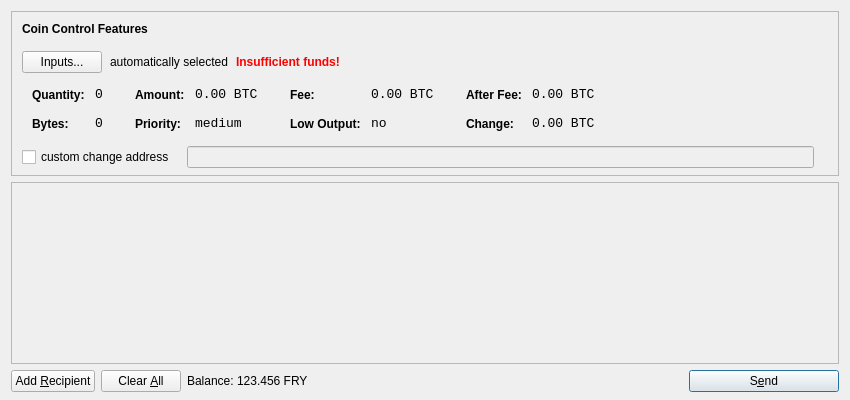
<?xml version="1.0" encoding="UTF-8"?>
<ui version="4.0">
 <class>SendCoinsDialog</class>
 <widget class="QDialog" name="SendCoinsDialog">
  <property name="geometry">
   <rect>
    <x>0</x>
    <y>0</y>
    <width>850</width>
    <height>400</height>
   </rect>
  </property>
  <property name="windowTitle">
   <string>Send Coins</string>
  </property>
  <layout class="QVBoxLayout" name="verticalLayout" stretch="0,1,0">
   <property name="bottomMargin">
    <number>8</number>
   </property>
   <item>
    <widget class="QFrame" name="frameCoinControl">
     <property name="sizePolicy">
      <sizepolicy hsizetype="Expanding" vsizetype="Expanding">
       <horstretch>0</horstretch>
       <verstretch>0</verstretch>
      </sizepolicy>
     </property>
     <property name="maximumSize">
      <size>
       <width>16777215</width>
       <height>16777215</height>
      </size>
     </property>
     <property name="frameShape">
      <enum>QFrame::StyledPanel</enum>
     </property>
     <property name="frameShadow">
      <enum>QFrame::Sunken</enum>
     </property>
     <layout class="QVBoxLayout" name="verticalLayoutCoinControl2">
      <property name="spacing">
       <number>-1</number>
      </property>
      <property name="leftMargin">
       <number>0</number>
      </property>
      <property name="topMargin">
       <number>0</number>
      </property>
      <property name="rightMargin">
       <number>0</number>
      </property>
      <property name="bottomMargin">
       <number>6</number>
      </property>
      <item>
       <layout class="QVBoxLayout" name="verticalLayoutCoinControl" stretch="0,0,0,0,1">
        <property name="spacing">
         <number>0</number>
        </property>
        <property name="leftMargin">
         <number>10</number>
        </property>
        <property name="topMargin">
         <number>10</number>
        </property>
        <item>
         <layout class="QHBoxLayout" name="horizontalLayoutCoinControl1">
          <property name="bottomMargin">
           <number>15</number>
          </property>
          <item>
           <widget class="QLabel" name="labelCoinControlFeatures">
            <property name="sizePolicy">
             <sizepolicy hsizetype="Preferred" vsizetype="Maximum">
              <horstretch>0</horstretch>
              <verstretch>0</verstretch>
             </sizepolicy>
            </property>
            <property name="font">
             <font>
              <weight>75</weight>
              <bold>true</bold>
             </font>
            </property>
            <property name="styleSheet">
             <string notr="true">font-weight:bold;</string>
            </property>
            <property name="text">
             <string>Coin Control Features</string>
            </property>
           </widget>
          </item>
         </layout>
        </item>
        <item>
         <layout class="QHBoxLayout" name="horizontalLayoutCoinControl2" stretch="0,0,0,0">
          <property name="spacing">
           <number>8</number>
          </property>
          <property name="bottomMargin">
           <number>10</number>
          </property>
          <item>
           <widget class="QPushButton" name="pushButtonCoinControl">
            <property name="styleSheet">
             <string notr="true"/>
            </property>
            <property name="text">
             <string>Inputs...</string>
            </property>
           </widget>
          </item>
          <item>
           <widget class="QLabel" name="labelCoinControlAutomaticallySelected">
            <property name="text">
             <string>automatically selected</string>
            </property>
            <property name="margin">
             <number>5</number>
            </property>
           </widget>
          </item>
          <item>
           <widget class="QLabel" name="labelCoinControlInsuffFunds">
            <property name="font">
             <font>
              <weight>75</weight>
              <bold>true</bold>
             </font>
            </property>
            <property name="styleSheet">
             <string notr="true">color:red;font-weight:bold;</string>
            </property>
            <property name="text">
             <string>Insufficient funds!</string>
            </property>
            <property name="margin">
             <number>5</number>
            </property>
           </widget>
          </item>
          <item>
           <spacer name="horizontalSpacerCoinControl">
            <property name="orientation">
             <enum>Qt::Horizontal</enum>
            </property>
            <property name="sizeHint" stdset="0">
             <size>
              <width>40</width>
              <height>1</height>
             </size>
            </property>
           </spacer>
          </item>
         </layout>
        </item>
        <item>
         <widget class="QWidget" name="widgetCoinControl" native="true">
          <property name="sizePolicy">
           <sizepolicy hsizetype="Preferred" vsizetype="Preferred">
            <horstretch>0</horstretch>
            <verstretch>0</verstretch>
           </sizepolicy>
          </property>
          <property name="minimumSize">
           <size>
            <width>0</width>
            <height>0</height>
           </size>
          </property>
          <property name="styleSheet">
           <string notr="true"/>
          </property>
          <layout class="QHBoxLayout" name="horizontalLayoutCoinControl5">
           <property name="margin">
            <number>0</number>
           </property>
           <item>
            <layout class="QHBoxLayout" name="horizontalLayoutCoinControl3" stretch="0,0,0,1">
             <property name="spacing">
              <number>20</number>
             </property>
             <property name="topMargin">
              <number>0</number>
             </property>
             <property name="bottomMargin">
              <number>10</number>
             </property>
             <item>
              <layout class="QFormLayout" name="formLayoutCoinControl1">
               <property name="horizontalSpacing">
                <number>10</number>
               </property>
               <property name="verticalSpacing">
                <number>14</number>
               </property>
               <property name="leftMargin">
                <number>10</number>
               </property>
               <property name="topMargin">
                <number>4</number>
               </property>
               <property name="rightMargin">
                <number>6</number>
               </property>
               <item row="0" column="0">
                <widget class="QLabel" name="labelCoinControlQuantityText">
                 <property name="styleSheet">
                  <string notr="true">font-weight:bold;</string>
                 </property>
                 <property name="text">
                  <string>Quantity:</string>
                 </property>
                 <property name="margin">
                  <number>0</number>
                 </property>
                </widget>
               </item>
               <item row="0" column="1">
                <widget class="QLabel" name="labelCoinControlQuantity">
                 <property name="font">
                  <font>
                   <family>Monospace</family>
                   <pointsize>10</pointsize>
                  </font>
                 </property>
                 <property name="cursor">
                  <cursorShape>IBeamCursor</cursorShape>
                 </property>
                 <property name="contextMenuPolicy">
                  <enum>Qt::ActionsContextMenu</enum>
                 </property>
                 <property name="text">
                  <string notr="true">0</string>
                 </property>
                 <property name="margin">
                  <number>0</number>
                 </property>
                 <property name="textInteractionFlags">
                  <set>Qt::LinksAccessibleByMouse|Qt::TextSelectableByKeyboard|Qt::TextSelectableByMouse</set>
                 </property>
                </widget>
               </item>
               <item row="1" column="0">
                <widget class="QLabel" name="labelCoinControlBytesText">
                 <property name="styleSheet">
                  <string notr="true">font-weight:bold;</string>
                 </property>
                 <property name="text">
                  <string>Bytes:</string>
                 </property>
                </widget>
               </item>
               <item row="1" column="1">
                <widget class="QLabel" name="labelCoinControlBytes">
                 <property name="font">
                  <font>
                   <family>Monospace</family>
                   <pointsize>10</pointsize>
                  </font>
                 </property>
                 <property name="cursor">
                  <cursorShape>IBeamCursor</cursorShape>
                 </property>
                 <property name="contextMenuPolicy">
                  <enum>Qt::ActionsContextMenu</enum>
                 </property>
                 <property name="text">
                  <string notr="true">0</string>
                 </property>
                 <property name="textInteractionFlags">
                  <set>Qt::LinksAccessibleByMouse|Qt::TextSelectableByKeyboard|Qt::TextSelectableByMouse</set>
                 </property>
                </widget>
               </item>
              </layout>
             </item>
             <item>
              <layout class="QFormLayout" name="formLayoutCoinControl2">
               <property name="horizontalSpacing">
                <number>10</number>
               </property>
               <property name="verticalSpacing">
                <number>14</number>
               </property>
               <property name="leftMargin">
                <number>6</number>
               </property>
               <property name="topMargin">
                <number>4</number>
               </property>
               <property name="rightMargin">
                <number>6</number>
               </property>
               <item row="0" column="0">
                <widget class="QLabel" name="labelCoinControlAmountText">
                 <property name="styleSheet">
                  <string notr="true">font-weight:bold;</string>
                 </property>
                 <property name="text">
                  <string>Amount:</string>
                 </property>
                 <property name="margin">
                  <number>0</number>
                 </property>
                </widget>
               </item>
               <item row="0" column="1">
                <widget class="QLabel" name="labelCoinControlAmount">
                 <property name="font">
                  <font>
                   <family>Monospace</family>
                   <pointsize>10</pointsize>
                  </font>
                 </property>
                 <property name="cursor">
                  <cursorShape>IBeamCursor</cursorShape>
                 </property>
                 <property name="contextMenuPolicy">
                  <enum>Qt::ActionsContextMenu</enum>
                 </property>
                 <property name="text">
                  <string notr="true">0.00 BTC</string>
                 </property>
                 <property name="textInteractionFlags">
                  <set>Qt::LinksAccessibleByMouse|Qt::TextSelectableByKeyboard|Qt::TextSelectableByMouse</set>
                 </property>
                </widget>
               </item>
               <item row="1" column="0">
                <widget class="QLabel" name="labelCoinControlPriorityText">
                 <property name="styleSheet">
                  <string notr="true">font-weight:bold;</string>
                 </property>
                 <property name="text">
                  <string>Priority:</string>
                 </property>
                </widget>
               </item>
               <item row="1" column="1">
                <widget class="QLabel" name="labelCoinControlPriority">
                 <property name="font">
                  <font>
                   <family>Monospace</family>
                   <pointsize>10</pointsize>
                  </font>
                 </property>
                 <property name="cursor">
                  <cursorShape>IBeamCursor</cursorShape>
                 </property>
                 <property name="contextMenuPolicy">
                  <enum>Qt::ActionsContextMenu</enum>
                 </property>
                 <property name="text">
                  <string>medium</string>
                 </property>
                 <property name="textInteractionFlags">
                  <set>Qt::LinksAccessibleByMouse|Qt::TextSelectableByKeyboard|Qt::TextSelectableByMouse</set>
                 </property>
                </widget>
               </item>
              </layout>
             </item>
             <item>
              <layout class="QFormLayout" name="formLayoutCoinControl3">
               <property name="horizontalSpacing">
                <number>10</number>
               </property>
               <property name="verticalSpacing">
                <number>14</number>
               </property>
               <property name="leftMargin">
                <number>6</number>
               </property>
               <property name="topMargin">
                <number>4</number>
               </property>
               <property name="rightMargin">
                <number>6</number>
               </property>
               <item row="0" column="0">
                <widget class="QLabel" name="labelCoinControlFeeText">
                 <property name="styleSheet">
                  <string notr="true">font-weight:bold;</string>
                 </property>
                 <property name="text">
                  <string>Fee:</string>
                 </property>
                 <property name="margin">
                  <number>0</number>
                 </property>
                </widget>
               </item>
               <item row="0" column="1">
                <widget class="QLabel" name="labelCoinControlFee">
                 <property name="font">
                  <font>
                   <family>Monospace</family>
                   <pointsize>10</pointsize>
                  </font>
                 </property>
                 <property name="cursor">
                  <cursorShape>IBeamCursor</cursorShape>
                 </property>
                 <property name="contextMenuPolicy">
                  <enum>Qt::ActionsContextMenu</enum>
                 </property>
                 <property name="text">
                  <string notr="true">0.00 BTC</string>
                 </property>
                 <property name="textInteractionFlags">
                  <set>Qt::LinksAccessibleByMouse|Qt::TextSelectableByKeyboard|Qt::TextSelectableByMouse</set>
                 </property>
                </widget>
               </item>
               <item row="1" column="0">
                <widget class="QLabel" name="labelCoinControlLowOutputText">
                 <property name="styleSheet">
                  <string notr="true">font-weight:bold;</string>
                 </property>
                 <property name="text">
                  <string>Low Output:</string>
                 </property>
                </widget>
               </item>
               <item row="1" column="1">
                <widget class="QLabel" name="labelCoinControlLowOutput">
                 <property name="font">
                  <font>
                   <family>Monospace</family>
                   <pointsize>10</pointsize>
                  </font>
                 </property>
                 <property name="cursor">
                  <cursorShape>IBeamCursor</cursorShape>
                 </property>
                 <property name="contextMenuPolicy">
                  <enum>Qt::ActionsContextMenu</enum>
                 </property>
                 <property name="text">
                  <string>no</string>
                 </property>
                 <property name="textInteractionFlags">
                  <set>Qt::LinksAccessibleByMouse|Qt::TextSelectableByKeyboard|Qt::TextSelectableByMouse</set>
                 </property>
                </widget>
               </item>
              </layout>
             </item>
             <item>
              <layout class="QFormLayout" name="formLayoutCoinControl4">
               <property name="horizontalSpacing">
                <number>10</number>
               </property>
               <property name="verticalSpacing">
                <number>14</number>
               </property>
               <property name="leftMargin">
                <number>6</number>
               </property>
               <property name="topMargin">
                <number>4</number>
               </property>
               <property name="rightMargin">
                <number>6</number>
               </property>
               <item row="0" column="0">
                <widget class="QLabel" name="labelCoinControlAfterFeeText">
                 <property name="styleSheet">
                  <string notr="true">font-weight:bold;</string>
                 </property>
                 <property name="text">
                  <string>After Fee:</string>
                 </property>
                 <property name="margin">
                  <number>0</number>
                 </property>
                </widget>
               </item>
               <item row="0" column="1">
                <widget class="QLabel" name="labelCoinControlAfterFee">
                 <property name="font">
                  <font>
                   <family>Monospace</family>
                   <pointsize>10</pointsize>
                  </font>
                 </property>
                 <property name="cursor">
                  <cursorShape>IBeamCursor</cursorShape>
                 </property>
                 <property name="contextMenuPolicy">
                  <enum>Qt::ActionsContextMenu</enum>
                 </property>
                 <property name="text">
                  <string notr="true">0.00 BTC</string>
                 </property>
                 <property name="textInteractionFlags">
                  <set>Qt::LinksAccessibleByMouse|Qt::TextSelectableByKeyboard|Qt::TextSelectableByMouse</set>
                 </property>
                </widget>
               </item>
               <item row="1" column="0">
                <widget class="QLabel" name="labelCoinControlChangeText">
                 <property name="styleSheet">
                  <string notr="true">font-weight:bold;</string>
                 </property>
                 <property name="text">
                  <string>Change:</string>
                 </property>
                </widget>
               </item>
               <item row="1" column="1">
                <widget class="QLabel" name="labelCoinControlChange">
                 <property name="font">
                  <font>
                   <family>Monospace</family>
                   <pointsize>10</pointsize>
                  </font>
                 </property>
                 <property name="cursor">
                  <cursorShape>IBeamCursor</cursorShape>
                 </property>
                 <property name="contextMenuPolicy">
                  <enum>Qt::ActionsContextMenu</enum>
                 </property>
                 <property name="text">
                  <string notr="true">0.00 BTC</string>
                 </property>
                 <property name="textInteractionFlags">
                  <set>Qt::LinksAccessibleByMouse|Qt::TextSelectableByKeyboard|Qt::TextSelectableByMouse</set>
                 </property>
                </widget>
               </item>
              </layout>
             </item>
            </layout>
           </item>
          </layout>
         </widget>
        </item>
        <item>
         <layout class="QHBoxLayout" name="horizontalLayoutCoinControl4" stretch="0,0,0">
          <property name="spacing">
           <number>12</number>
          </property>
          <property name="sizeConstraint">
           <enum>QLayout::SetDefaultConstraint</enum>
          </property>
          <property name="topMargin">
           <number>5</number>
          </property>
          <property name="rightMargin">
           <number>5</number>
          </property>
          <item>
           <widget class="QCheckBox" name="checkBoxCoinControlChange">
            <property name="text">
             <string>custom change address</string>
            </property>
           </widget>
          </item>
          <item>
           <widget class="QLineEdit" name="lineEditCoinControlChange">
            <property name="enabled">
             <bool>false</bool>
            </property>
            <property name="sizePolicy">
             <sizepolicy hsizetype="Expanding" vsizetype="Fixed">
              <horstretch>0</horstretch>
              <verstretch>0</verstretch>
             </sizepolicy>
            </property>
           </widget>
          </item>
          <item>
           <widget class="QLabel" name="labelCoinControlChangeLabel">
            <property name="sizePolicy">
             <sizepolicy hsizetype="Preferred" vsizetype="Expanding">
              <horstretch>0</horstretch>
              <verstretch>0</verstretch>
             </sizepolicy>
            </property>
            <property name="minimumSize">
             <size>
              <width>0</width>
              <height>0</height>
             </size>
            </property>
            <property name="text">
             <string/>
            </property>
            <property name="margin">
             <number>3</number>
            </property>
           </widget>
          </item>
         </layout>
        </item>
        <item>
         <spacer name="verticalSpacerCoinControl">
          <property name="orientation">
           <enum>Qt::Vertical</enum>
          </property>
          <property name="sizeHint" stdset="0">
           <size>
            <width>800</width>
            <height>1</height>
           </size>
          </property>
         </spacer>
        </item>
       </layout>
      </item>
     </layout>
    </widget>
   </item>
   <item>
    <widget class="QScrollArea" name="scrollArea">
     <property name="widgetResizable">
      <bool>true</bool>
     </property>
     <widget class="QWidget" name="scrollAreaWidgetContents">
      <property name="geometry">
       <rect>
        <x>0</x>
        <y>0</y>
        <width>830</width>
        <height>165</height>
       </rect>
      </property>
      <layout class="QVBoxLayout" name="verticalLayout_2">
       <property name="margin">
        <number>0</number>
       </property>
       <item>
        <layout class="QVBoxLayout" name="entries">
         <property name="spacing">
          <number>6</number>
         </property>
        </layout>
       </item>
       <item>
        <spacer name="verticalSpacer">
         <property name="orientation">
          <enum>Qt::Vertical</enum>
         </property>
         <property name="sizeHint" stdset="0">
          <size>
           <width>20</width>
           <height>40</height>
          </size>
         </property>
        </spacer>
       </item>
      </layout>
     </widget>
    </widget>
   </item>
   <item>
    <layout class="QHBoxLayout" name="horizontalLayout">
     <item>
      <widget class="QPushButton" name="addButton">
       <property name="toolTip">
        <string>Send to multiple recipients at once</string>
       </property>
       <property name="text">
        <string>Add &amp;Recipient</string>
       </property>
       <property name="icon">
        <iconset resource="../bitcoin.qrc">
         <normaloff>:/icons/add</normaloff>:/icons/add</iconset>
       </property>
       <property name="autoDefault">
        <bool>false</bool>
       </property>
      </widget>
     </item>
     <item>
      <widget class="QPushButton" name="clearButton">
       <property name="sizePolicy">
        <sizepolicy hsizetype="Minimum" vsizetype="Fixed">
         <horstretch>0</horstretch>
         <verstretch>0</verstretch>
        </sizepolicy>
       </property>
       <property name="toolTip">
        <string>Remove all transaction fields</string>
       </property>
       <property name="text">
        <string>Clear &amp;All</string>
       </property>
       <property name="icon">
        <iconset resource="../bitcoin.qrc">
         <normaloff>:/icons/remove</normaloff>:/icons/remove</iconset>
       </property>
       <property name="autoRepeatDelay">
        <number>300</number>
       </property>
       <property name="autoDefault">
        <bool>false</bool>
       </property>
      </widget>
     </item>
     <item>
      <layout class="QHBoxLayout" name="horizontalLayout_2">
       <property name="spacing">
        <number>3</number>
       </property>
       <item>
        <widget class="QLabel" name="label">
         <property name="text">
          <string>Balance:</string>
         </property>
        </widget>
       </item>
       <item>
        <widget class="QLabel" name="labelBalance">
         <property name="cursor">
          <cursorShape>IBeamCursor</cursorShape>
         </property>
         <property name="text">
          <string>123.456 FRY</string>
         </property>
         <property name="textInteractionFlags">
          <set>Qt::LinksAccessibleByMouse|Qt::TextSelectableByKeyboard|Qt::TextSelectableByMouse</set>
         </property>
        </widget>
       </item>
      </layout>
     </item>
     <item>
      <spacer name="horizontalSpacer">
       <property name="orientation">
        <enum>Qt::Horizontal</enum>
       </property>
       <property name="sizeHint" stdset="0">
        <size>
         <width>40</width>
         <height>20</height>
        </size>
       </property>
      </spacer>
     </item>
     <item>
      <widget class="QPushButton" name="sendButton">
       <property name="minimumSize">
        <size>
         <width>150</width>
         <height>0</height>
        </size>
       </property>
       <property name="toolTip">
        <string>Confirm the send action</string>
       </property>
       <property name="text">
        <string>S&amp;end</string>
       </property>
       <property name="icon">
        <iconset resource="../bitcoin.qrc">
         <normaloff>:/icons/send</normaloff>:/icons/send</iconset>
       </property>
       <property name="default">
        <bool>true</bool>
       </property>
      </widget>
     </item>
    </layout>
   </item>
  </layout>
 </widget>
 <resources>
  <include location="../bitcoin.qrc"/>
 </resources>
 <connections/>
</ui>
